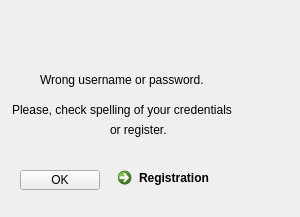
<?xml version="1.0" encoding="UTF-8"?>
<ui version="4.0">
 <class>wrong_credentials</class>
 <widget class="QDialog" name="wrong_credentials">
  <property name="geometry">
   <rect>
    <x>0</x>
    <y>0</y>
    <width>300</width>
    <height>217</height>
   </rect>
  </property>
  <property name="windowTitle">
   <string>Dialog</string>
  </property>
  <widget class="QCommandLinkButton" name="commandLinkButton">
   <property name="geometry">
    <rect>
     <x>110</x>
     <y>160</y>
     <width>151</width>
     <height>31</height>
    </rect>
   </property>
   <property name="text">
    <string>Registration</string>
   </property>
  </widget>
  <widget class="QPushButton" name="pushButton">
   <property name="geometry">
    <rect>
     <x>20</x>
     <y>170</y>
     <width>80</width>
     <height>20</height>
    </rect>
   </property>
   <property name="text">
    <string>OK</string>
   </property>
  </widget>
  <widget class="QLabel" name="label">
   <property name="geometry">
    <rect>
     <x>40</x>
     <y>70</y>
     <width>211</width>
     <height>20</height>
    </rect>
   </property>
   <property name="text">
    <string>Wrong username or password.</string>
   </property>
  </widget>
  <widget class="QLabel" name="label_2">
   <property name="geometry">
    <rect>
     <x>12</x>
     <y>100</y>
     <width>281</width>
     <height>20</height>
    </rect>
   </property>
   <property name="text">
    <string>Please, check spelling of your credentials</string>
   </property>
  </widget>
  <widget class="QLabel" name="label_3">
   <property name="geometry">
    <rect>
     <x>110</x>
     <y>120</y>
     <width>81</width>
     <height>20</height>
    </rect>
   </property>
   <property name="text">
    <string>or register.</string>
   </property>
  </widget>
 </widget>
 <resources/>
 <connections/>
</ui>
